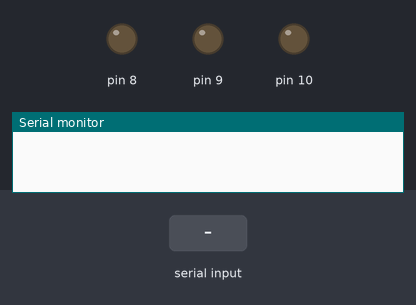
A sketch run on a simulated Arduino Uno, built with avr-gcc and run on an emulated ATmega328P. Parts: output pins drawn as LEDs (lit = HIGH), the last lines printed to the serial monitor. Dashed ring = blinking. Inputs (shaded band) come from the test bench.

Above: at 1.2 s.
1.3 s: "v" received over Serial
At 2.1 s:
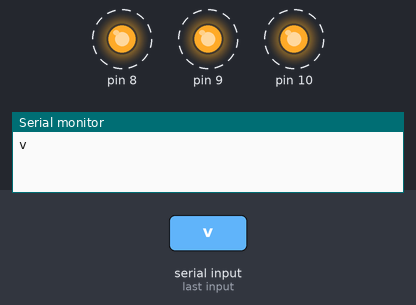
4.3 s: "p" received over Serial
At 4.7 s:
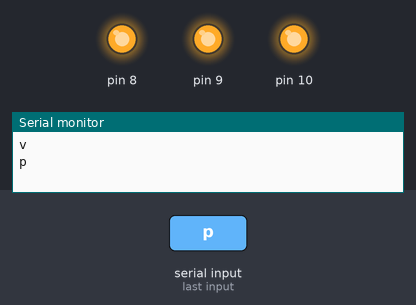
5.8 s: "w" received over Serial
At 7.1 s:
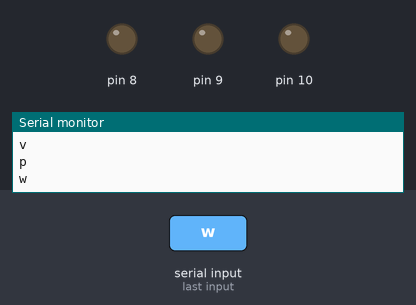
Timing chart, 0 to 8.8 s (numbered marks = the images above; inputs shaded):
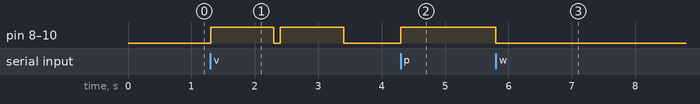

The sketch:

video-7.ino
```cpp
//Si enviamos letra 'p' se enciende los led, si enviamos la letra 'w' los led se apagan y si enviamos la letra 'v' se encinde y se apaga en bucle.
char valor;
void setup()
{
    Serial.begin(9600);
    pinMode(8,OUTPUT);
    pinMode(9,OUTPUT);
    pinMode(10,OUTPUT);
}
void loop()
{
    if(Serial.available())
    {
        valor = Serial.read();
        Serial.println(valor);
     if(valor =='p')
     {
        Encendertodos(1000);
     }
     if(valor =='w')
     {
        ApagarTodos(500);
     }
     if(valor =='v')
     {
        Encendertodos(1000);
        ApagarTodos(100);
        Encendertodos(1000);
        ApagarTodos(100);
     }
    }
}
void Encendertodos(int tiempo)
{
    digitalWrite(8,HIGH);
    digitalWrite(9,HIGH);
    digitalWrite(10,HIGH);
    delay(tiempo);
}
void ApagarTodos(int tiempo)
{
    digitalWrite(8,LOW);
    digitalWrite(9,LOW);
    digitalWrite(10,LOW);
    delay(tiempo);
}
```

Measured:
- after the input at 1.3 s, pin 8–10: alternates HIGH for 1.0 s and LOW for 0.10 s, starting at once
- after the input at 4.3 s, pin 8–10: LOW → HIGH at once
- after the input at 5.8 s, pin 8–10: HIGH → LOW at once
